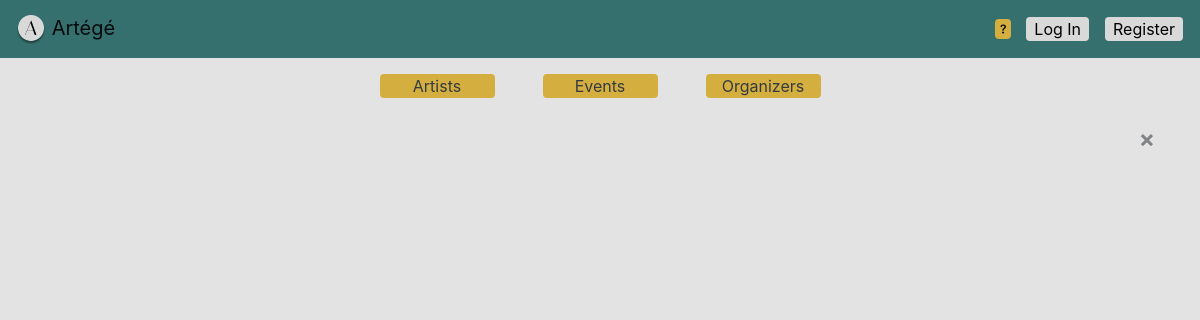
/event_applications/2/, run on an earlier commit of the app's database.
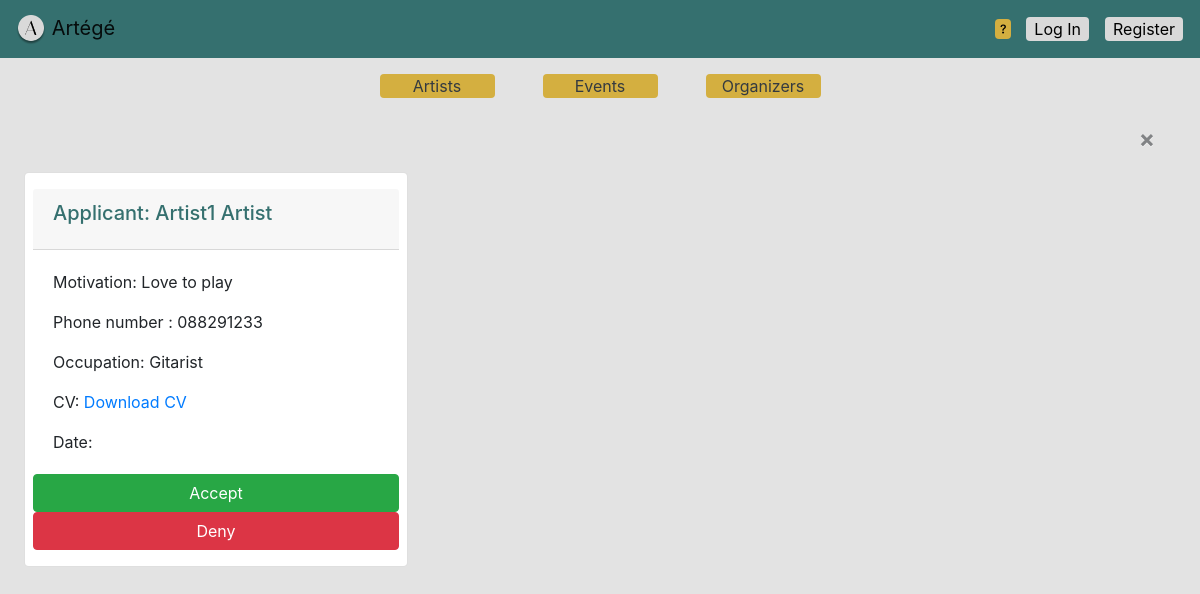
And on a later commit of the database.
### project_app/models.py (models this page shows)
class Application(models.Model):
    motivation = models.CharField(max_length=400)
    cv = models.FileField(upload_to="cover_letters")
    occupation = models.CharField(max_length=255)
    apply_date = models.DateTimeField(auto_now_add=True)
    phone_number = models.CharField(max_length=255)
    status = models.CharField(max_length=150, default="Waiting")
    event = models.ForeignKey(Event, on_delete=models.CASCADE)
    artist = models.ForeignKey(AppUser, on_delete=models.CASCADE)

class AppUser(AbstractUser):
    phone_number = models.CharField(max_length=255)
    bio = models.CharField(max_length=400)
    is_organizer = models.BooleanField(default=False)
    is_artist = models.BooleanField(default=False)
    image = models.ImageField(upload_to="users", default="users/person.png")

### project_app/views.py (the view)
# urls.py: path('event_applications/<int:event_id>/', views.event_applications, name="event_applications"),
def event_applications(request, event_id):
    event = Event.objects.get(id=event_id)
    apps = Application.objects.filter(event=event)
    if request.method == 'GET':
        return render(request, 'event_applications.html', {"applications": apps})

### project_app/templates/event_applications.html (shortened to what this page needs)
{% extends "base_generic.html" %} {% block content %}
<div class="alert text-center alert-dismissible fade show" role="alert">
    <button type="button" class="close" data-dismiss="alert" aria-label="Close">
    <span aria-hidden="true">&times;</span>
  </button>
</div>
{% for app in applications %}
<div class="col-4 card mr-4 px-2 py-3 rounded-lg">
    <div class="card-header">
        <h5 class="card-title main-text">Applicant: {{app.artist.first_name}} {{app.artist.last_name}}</h5>
    </div>
    <div class="card-body">
        <p class="card-text">Motivation: {{app.motivation}}</p>
        <p class="card-text">Phone number : {{app.phone_number}}</p>
        <p class="card-text">Occupation: {{app.occupation}}</p>
        <p class="card-text">CV: <a href="{{ MEDIA_URL }}{{app.cv.url}}">Download CV</a></p>
        <p class="card-text">Date: {{app.date}}</p>
    </div>
    <a href="{% url 'accept_application' app.id %}" class="btn btn-success">Accept</a>
    <a href="{% url 'deny_application' app.id %}" class="btn btn-danger">Deny</a>
</div>
</div>
{% endfor %} {% endblock %}

What changed in the data, as far as the page shows it:
added Application: artist.first_name "Artist1", artist.last_name "Artist", motivation "Love to play", phone_number "088291233", occupation "Gitarist"
